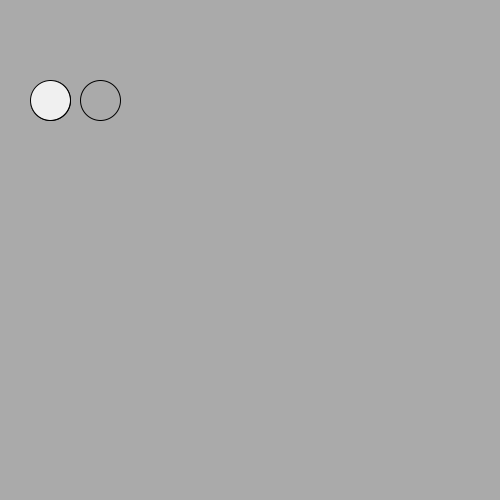
Frame 1 (no input)
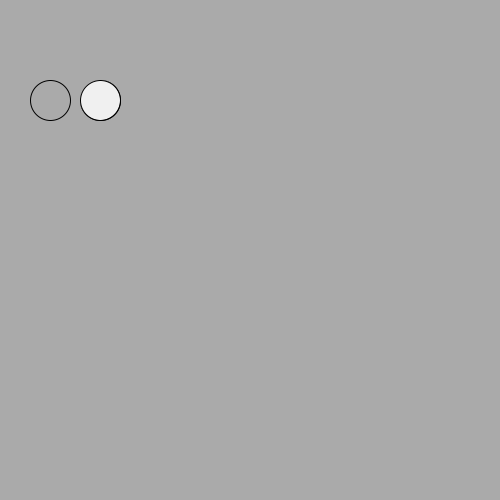
Frame 60 (the mouse pressed at the canvas centre just before this capture)
Frame 120 (the mouse held since frame 60 and released just before this capture): identical to frame 60, image omitted

The Processing sketch that drew these frames (run headless with seeded random() and noise(); from frame 60 on, the mouse is pressed at the canvas centre):

// Processing sketch: sketch_interpolacion
// ── sketch_interpolacion.pde
float t0;
float T;

void setup () {
  size (500, 500);
  t0 = millis()/1000.0;
  T = 1;
}

void draw () {
 background(170);
 float start = 50;
 float stop = 100;
 float t = millis()/1000.0;
 float amt = (t - t0) / T;
 amt = (amt > 1) ? 1 : amt;
 float x = lerp(start, stop, amt );
 noFill();
 circle(start, 100, 40);
 circle(stop, 100, 40);
 fill(240);
 circle(x, 100, 40);
}
